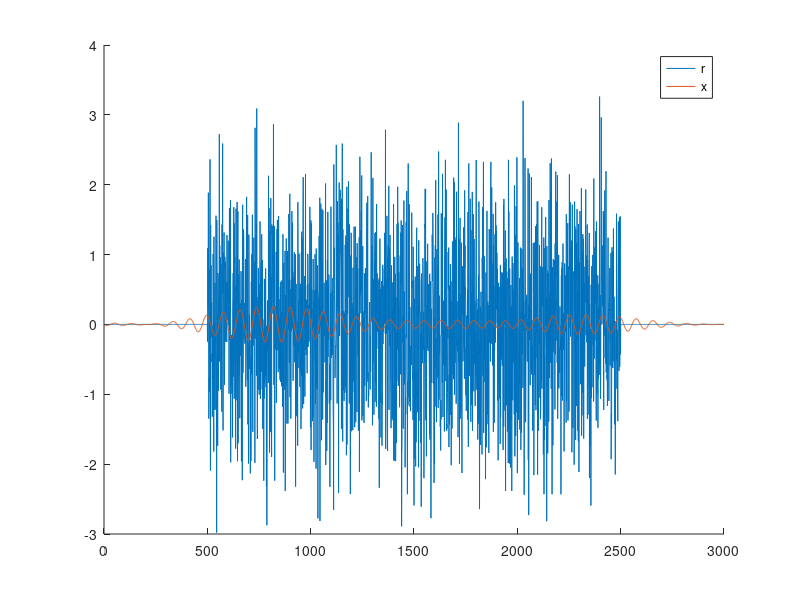
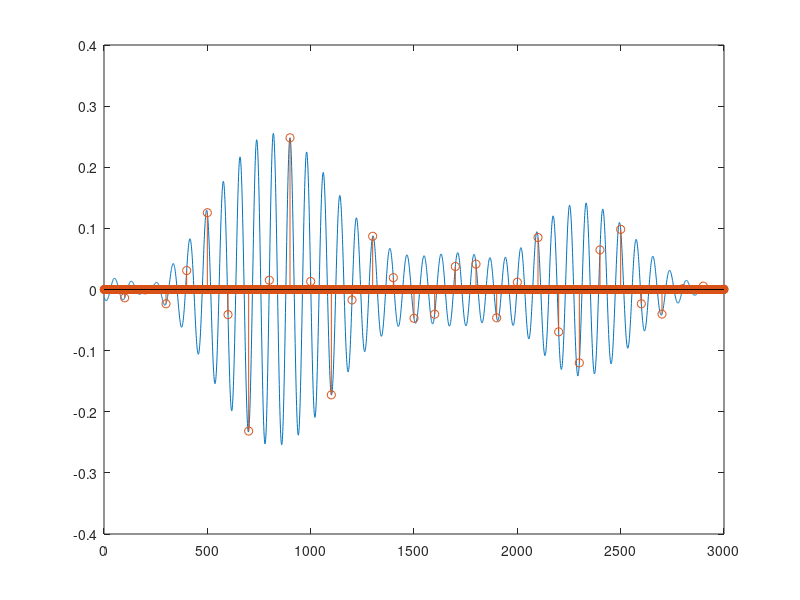
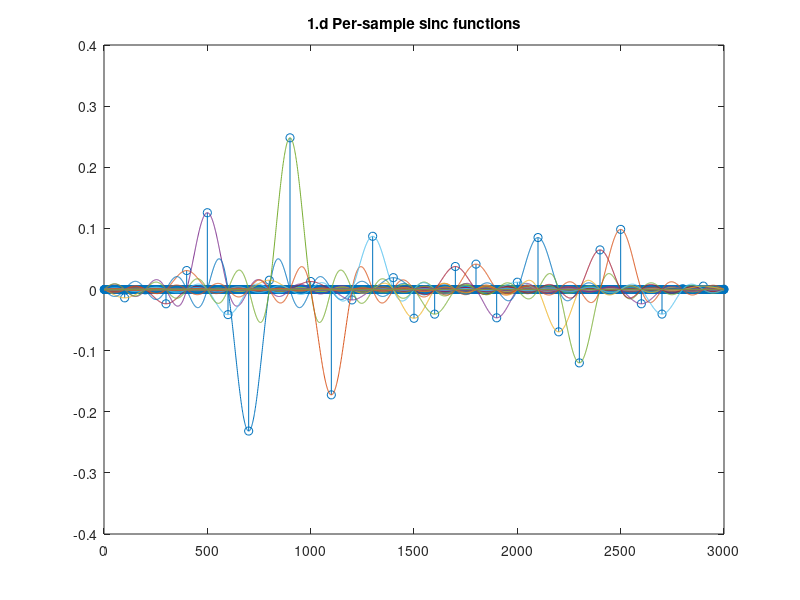
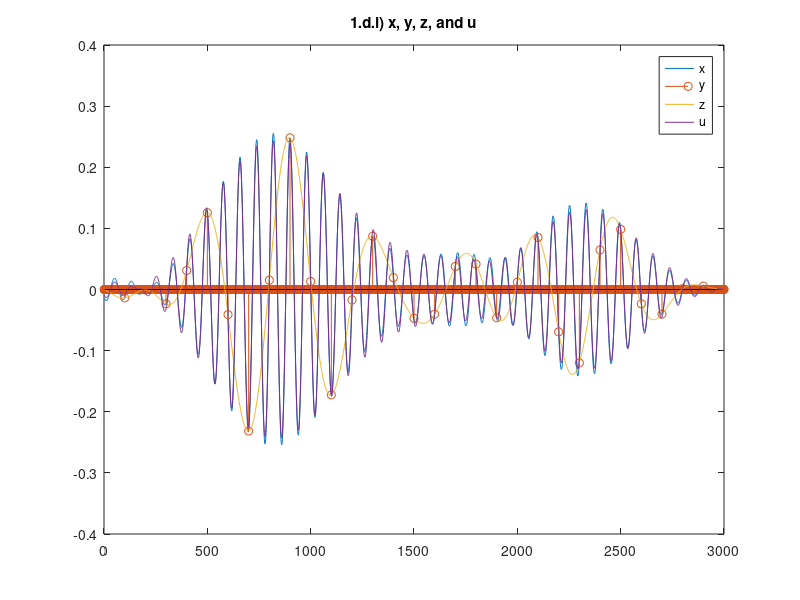

These charts were generated, in order, by the following MATLAB code:
%% 1.d)
% Simulate the reconstruction of a sampled band-pass signal

%%
% Generate a 1 s noise sequence r, as in part (c)(i ), but this time use
% a sampling frequency of 3 kHz. Set the first and last 500 samples to
% zero.
f_s = 3000;
t = 1; % 1 second long
N = f_s * t;
ts = linspace(1/f_s, t, N);
r = randn(N,1);
r(1:500) = 0;
r(end-500:end) = 0;

%%
% Apply a band-pass filter that attenuates frequencies outside 31-44Hz
f1 = 31;
f2 = 44;
% 3 = 3rd order filter
% 30 = -30dB for frequencies outside the range
[b, a] = cheby2(3, 30, [f1 f2]/(f_s/2));
% Apply the filter
x = filtfilt(b, a, r);

%%
% Plot r, x together. r is very high frequency, so the band-pass will
% remove a lot and x will have a much lower amplitiude
figure;
hold on;
plot(r);
plot(x);
legend("r","x");
hold off;

%%
% Sample x at 30Hz, set all but every 100th value to 0
y = x;
for i = 1:99
    y(i:100:end) = 0;
end

figure;
plot(x);
hold on;
stem(y);
hold off;

%%
% Reconstruct y with sinc interpolation (see 1.c.i for working)
% Change the scaling factor to 1/100 instead of 1/3, because we sampled
% every 100th value
z = zeros(N,1);
figure;
stem(y)
hold on;
for i_y = 1:N
    data = y(i_y) * sinc((ts/t - i_y/N) * f_s/100);
    plot(data);
    z = z + data';
end
hold off;
title("1.d Per-sample sinc functions")

%%
% Generate another band-pass filter for 30-45Hz, apply to y to reconstruct
% as u. Multiply by 100 to compensate for energy lost during sampling.
f1 = 30;
f2 = 45;
% 3 = 3rd order filter
% 30 = -30dB for frequencies outside the range
[b, a] = cheby2(3, 30, [f1 f2]/(f_s/2));
u = 100 * filtfilt(b, a, y);

%% 1.d.i) Comparisons
% Plot x, y, z, and u on top of each other in one figure
figure;
plot(x);
hold on;
stem(y);
plot(z);
plot(u);
legend("x", "y", "z", "u");
title("1.d.i) x, y, z, and u")
hold off;

%% 
% x and z are not equal - sinc interpolation can only reconstruct
% frequencies up to $f_{sample}/2 = 30/2 = 15Hz$, but x contains
% higher-frequency data.
figure;
plot(x);
hold on;
stem(y);
plot(z);

legend("x", "y", "z");
xlim([1000 1500]);
title("1.c.i) x vs. z (sinc-interpolated sampled x)");
hold off;

%% 
% x and u are similar, but not equal.
% TODO - is this to do with aliasing introduced by sampling?
figure;
plot(x);
hold on;
stem(y);
plot(u);

legend("x", "y", "u");
xlim([1000 1500]);
title("1.c.i) x vs. u (low-pass filtered sampled x)");
hold off;


%% 1.d.ii)
% Q: Why does the reconstructed waveform differ much more from the original
% if you reduce the cut-off frequencies of all band-pass filters by 5 Hz?
%
% TODO